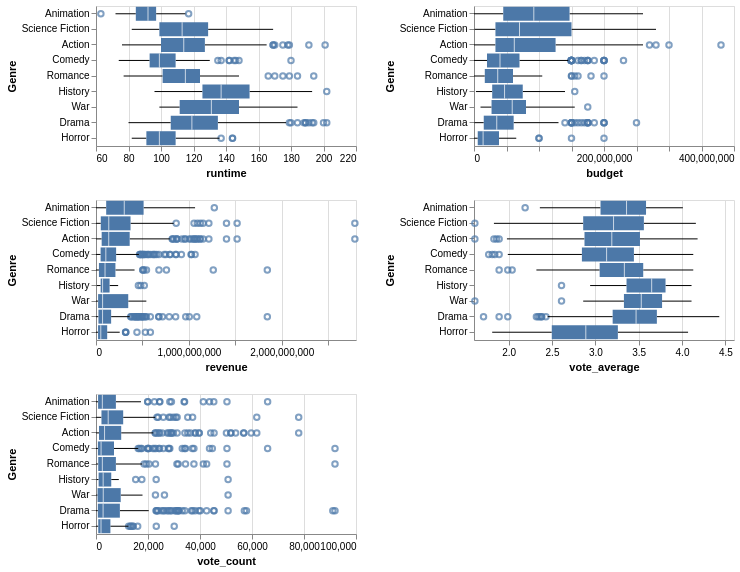

Notebook cell for this chart:
### Markdown cell above
<div class="alert alert-info" style="color:black">

### Question 3.3
rubric={viz:1,accuracy:2,reasoning:2}

<h4>Python</h4>
<ol type="1">
<li>Copy the code from you boxplot above and use the same strategy as for the histograms to repeat this boxplot for all numerical values. Make sure to set the x-axis scale to not include 0 unless necessary, so that the <code>runtime</code> boxpot uses the available space well (you don't need to sort the y-axis by different columns, it is better that categories are sorted by median revenue in all facets so that we don't have to keep track of how they move around between subplots).</li>
<li>Study the boxplots you just created and reflect over what you see. Identify a research oriented question that you would be interested in exploring and briefly motivate why you think this would be interesting (&lt;90 words, it can be a general question, does not have to relate to Bestflix). This is an open ended question because EDA is often open ended. And even when you go in with one particular hypotheses, you must stay open to what the data tells you and be able to detect interesting relationships that you did not foresee ahead of time.</li>
</ol>
 
</div>

### Code cell
# YOUR ANSWER GOES HERE
genres_by_revenue = (
    boom_genres.groupby("genres")["revenue"]
    .median()
    .sort_values(ascending=False)
    .index.tolist()
)


alt.Chart(boom_genres
    ).mark_boxplot(
    ).encode(
        y=alt.Y("genres:N", sort=genres_by_revenue, title="Genre"),
        x=alt.X(alt.repeat(), type="quantitative", scale=alt.Scale(zero=False)),
    ).properties(width=260, height=140
    ).repeat(repeat=Q_1_5.columns.to_list(), columns=2
    ).resolve_scale(x="independent")

### Figure 1 — Vega-Lite specification as saved in the notebook (floating-point values rounded to 4 significant figures; data arrays with more than 128 entries replaced by an {"elided": "..."} marker saying what was removed)
{"$schema": "https://vega.github.io/schema/vega-lite/v5.20.1.json", "columns": 2, "config": {"view": {"continuousHeight": 300, "continuousWidth": 300}}, "datasets": {"data-c46e0ed7b3e06c814ec50bea566bb73a": {"elided": "1669 records"}}, "repeat": ["runtime", "budget", "revenue", "vote_average", "vote_count"], "resolve": {"scale": {"x": "independent"}}, "spec": {"data": {"name": "data-c46e0ed7b3e06c814ec50bea566bb73a"}, "encoding": {"x": {"field": {"repeat": "repeat"}, "scale": {"zero": false}, "type": "quantitative"}, "y": {"field": "genres", "sort": ["Animation", "Science Fiction", "Action", "Comedy", "Romance", "History", "War", "Drama", "Horror"], "title": "Genre", "type": "nominal"}}, "height": 140, "mark": {"type": "boxplot"}, "width": 260}}
